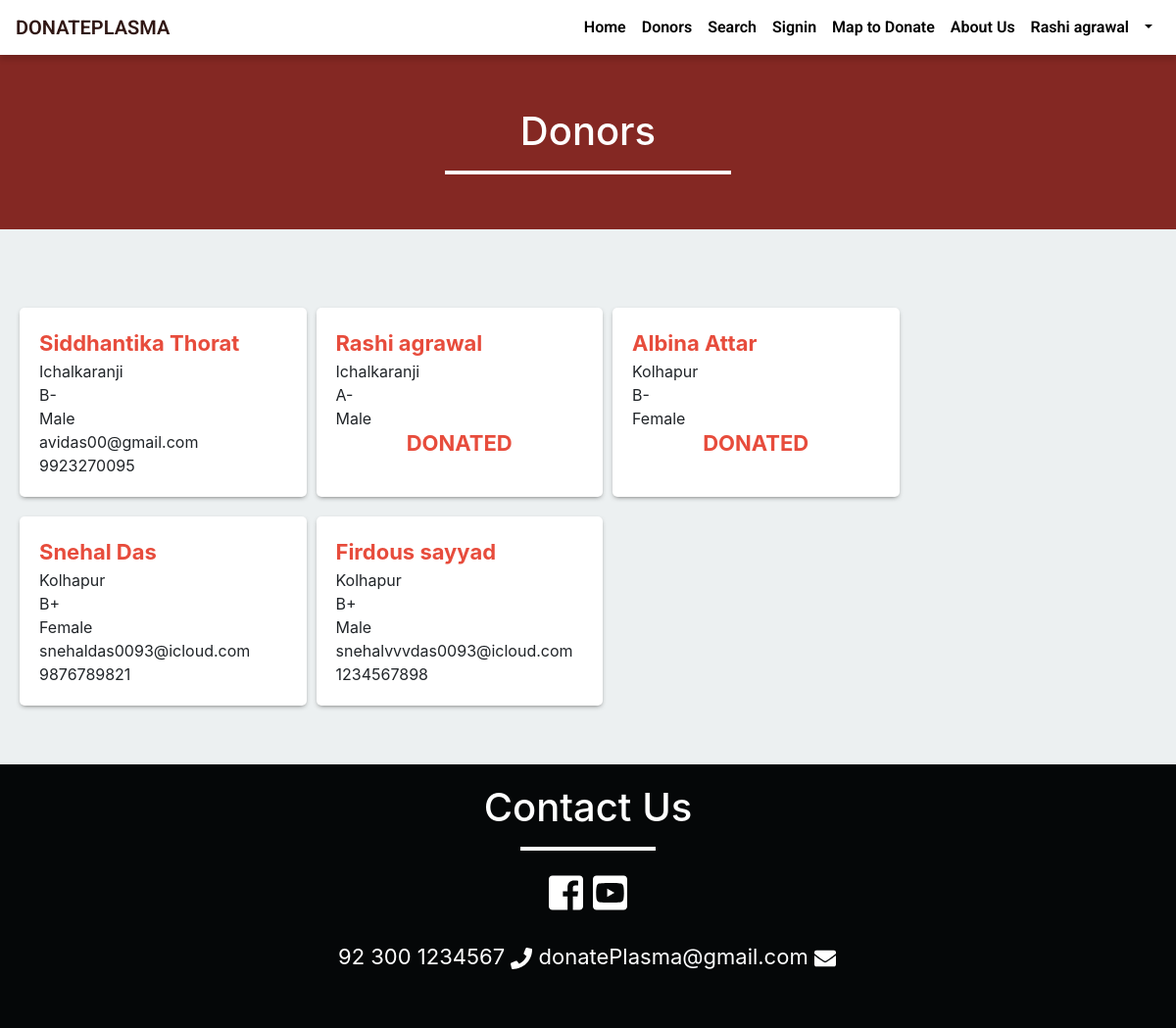
Page /donor.php (signed in) on the committed database.
### tables this page shows
CREATE TABLE `donor` (
  `id` int(11) NOT NULL,
  `name` varchar(50) NOT NULL,
  `gender` varchar(10) NOT NULL,
  `email` varchar(50) NOT NULL,
  `city` varchar(50) NOT NULL,
  `dob` varchar(50) NOT NULL,
  `contact_no` varchar(10) NOT NULL,
  `save_life_date` varchar(20) NOT NULL,
  `password` varchar(100) NOT NULL,
  `blood_group` varchar(10) NOT NULL
);

### donor.php (the view, shortened to what this page needs)
<?php
	include ('include/header.php');
?>
<div class="container-fluid red-background size">
	<div class="row">
		<div class="col-md-6 offset-md-3">
			<h1 class="text-center">Donors</h1>
			<hr class="white-bar">
		</div>
	</div>
</div>
<div class="container" style="padding: 60px 0;">
	<div class="row data">
	<?php
	$sql = "SELECT * FROM donor";
	$result = mysqli_query($connection,$sql);
	if( mysqli_num_rows($result)>0){
		while($row = mysqli_fetch_assoc($result)){
			if($row['save_life_date']=='0'){
				echo '
			<div class= "col-md-3 col-sm-12 col-lg-3 donors_data">
				<span class ="name">'.$row['name'].'</span>
				<span>'.$row['city'].'</span>
				<span>'.$row['blood_group'].'</span>
				<span>'.$row['gender'].'</span>
				<span>'.$row['email'].'</span>
				<span>'.$row['contact_no'].'</span>
				</div>
			   ';
			}else{
				$date = $row['save_life_date'];
				$start = date_create("$date");
								$end = date_create();
								$diff = date_diff($start,$end);
								$diffMonth = $diff->m;
								if($diffMonth >=3){
									echo '
			<div class= "col-md-3 col-sm-12 col-lg-3 donors_data">
				<span class ="name">'.$row['name'].'</span>
				<span>'.$row['city'].'</span>
				<span>'.$row['blood_group'].'</span>
				<span>'.$row['gender'].'</span>
				<span>'.$row['email'].'</span>
				<span>'.$row['contact_no'].'</span>
				</div>
			   ';
								}else{
									echo '
									<div class= "col-md-3 col-sm-12 col-lg-3 donors_data">
										 <span class ="name">'.$row['name'].'</span>
										 <span>'.$row['city'].'</span>
										 <span>'.$row['blood_group'].'</span>
										 <span>'.$row['gender'].'</span>
										 <h4 class="name text-center">DONATED</h4>
										 </div>
										';
								}
			}
		}
	}
	?>
	</div>
</div>
<?php
	include ('include/footer.php');
?>

### css/styles.css (style rules this page uses)
h1, h2, h3, h4, h5, h6 { color: #7893a8; }
h1 { font-weight: 300; font-size: 40px; }
h3, h4 { font-weight: 300; }

### css/custom.css (style rules this page uses)
.white-bar { height: 3px; width: 50%; color: white; background-color: white; }
.red-background { background-color: #842823; min-height: 460px; height: auto; padding: 10px }

### donor.php (style rules this page uses)
.size { min-height: 0px; padding: 60px 0 40px 0; }
h1 { color: white; }
span { display: block; }
.name { color: #e74c3c; font-size: 22px; font-weight: 700; }
.donors_data { background-color: white; border-radius: 5px; margin:20px 5px 0px 5px; -webkit-box-shadow: 0px 2px 5px -2px rgba(89,89,89,0.95); -moz-box-shadow: 0px 2px 5px -2px rgba(89,89,89,0.95); box-shadow: 0px 2px 5px -2px rgba(89,89,89,0.95); padding: 20px; }

### rows in the picture
donor: name "Siddhantika Thorat", city "Ichalkaranji", blood_group "B-", gender "Male", email "avidas00@gmail.com", contact_no "9923270095"
donor: name "Rashi agrawal", city "Ichalkaranji", blood_group "A-", gender "Male"
donor: name "Albina Attar", city "Kolhapur", blood_group "B-", gender "Female"
donor: name "Snehal Das", city "Kolhapur", blood_group "B+", gender "Female", email "snehaldas0093@icloud.com", contact_no "9876789821"
donor: name "Firdous sayyad", city "Kolhapur", blood_group "B+", gender "Male", email "snehalvvvdas0093@icloud.com", contact_no "1234567898"

### other values in the picture
$_SESSION['name'] "Rashi agrawal"
